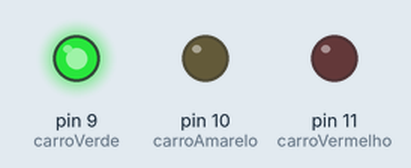
Recording of a sketch running on a simulated Arduino Uno, built with avr-gcc and run on an emulated ATmega328P. Shown: output pins drawn as LEDs (lit = HIGH).

Above: at 2.5 s.
At 6.5 s:
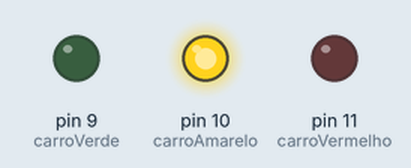
At 10.5 s:
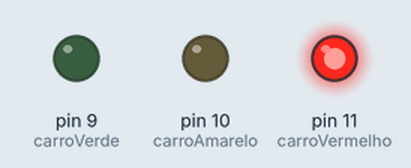
Timing chart, 0 to 16.9 s (numbered marks = the images above):
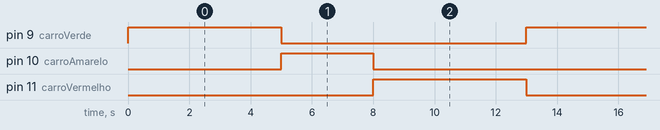

The sketch:

Exe_4_Semaforo.ino
```cpp
// Código: Semáforo
// Autor.: Makerhero - Aluno Adriano
// Data..: 14/12/2025

//-----------Declaração de variáveis-------------------------------
int carroVerde = 9;                         // Declara a variável carroVerde e atribui o valor 9 a ela

int carroAmarelo = 10;                      // Declara a variável carroAmarelo e atribui o valor 10 a ela

int carroVermelho = 11;                     // Declara a variável carroVermelho e atribui o valor 11 a ela

//-------------------Função executada uma vez na inicialização do sistema------------------
void setup() {
  pinMode(carroVerde, OUTPUT);              // Configura a porta 9 (valor da variavel carroVerde) como saida

  pinMode(carroAmarelo, OUTPUT);            // Configura a porta 10 (valor da variavel carroAmarelo) como saida

  pinMode(carroVermelho, OUTPUT);           // Configura a porta 11 (valor da variavel carroVermelho) como saida

  // Coloca o semaforo na posição inicial.

  digitalWrite(carroVerde, LOW);            // Apaga o LED Verde do semaforo

  digitalWrite(carroAmarelo, LOW);          // Apaga o LED Amarelo do semaforo

  digitalWrite(carroVermelho, HIGH);        // Acende o LED Vermelho do semaforo

}

//-------------------Funcao executada repetidamente enquanto o sistema estiver ligado------
void loop() {

  digitalWrite(carroVerde, HIGH);           // Acende o LED Verde do semaforo

  digitalWrite(carroVermelho, LOW);         // Apaga o LED Vermelho do semaforo

  delay(5000);                              // Aguarda 5000 milissegundos (5 segundos)

  digitalWrite(carroVerde, LOW);            // Apaga o LED Verde do semaforo

  digitalWrite(carroAmarelo, HIGH);         // Acende o LED Amarelo do semaforo

  delay(3000);                              // Aguarda 3000 milissegundos (3 segundos)

  digitalWrite(carroAmarelo, LOW);          // Apaga o LED Amarelo do semaforo

  digitalWrite(carroVermelho, HIGH);        // Acende o LED Vermelho do semaforo

  delay(5000);                              // Aguarda 5000 milissegundos (5 segundos)

}
```

Measured:
- by itself, pin 9 (carroVerde), pin 11 (carroVermelho): alternates HIGH for 5.0 s and LOW for 8.0 s
- by itself, pin 10 (carroAmarelo): alternates HIGH for 3.0 s and LOW for 10.0 s
- by itself, everything shown: repeats every 13.0 s, in 3 steps
